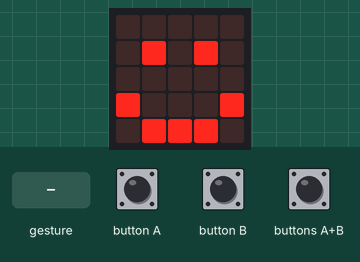
The program below on a simulated BBC micro:bit (MakeCode). Shown: the board's 5×5 LED display. The inputs (shaded band) are chosen by the test bench. A tilt is held for 1.5 s and a shake lasts 1 s, then the board lies face up again.

Above: at 1.8 s.
1.9 s: gesture 'shake'
At 2.5 s:
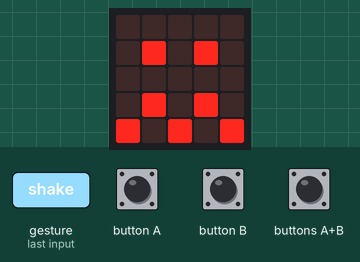
At 3.1 s:
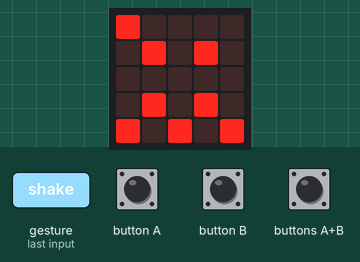
Timing chart, 0 to 4.9 s (numbered marks = the images above; inputs shaded):
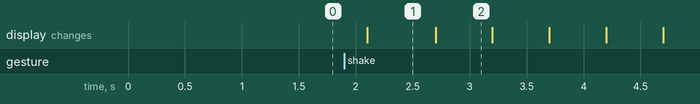

The program:

main.ts
```typescript
input.onButtonPressed(Button.AB, function () {

})
input.onGesture(Gesture.Shake, function () {
    basic.showIcon(IconNames.Confused)
    etoile = 1
})
let etoile_move = 0
let etoile = 0
basic.showIcon(IconNames.Happy)
let fain = 0
loops.everyInterval(1000, function () {
    fain += 1
})
basic.forever(function () {
    if (etoile == 1) {
        while (true) {
            led.plot(etoile_move, 0)
            basic.pause(500)
            led.unplot(etoile_move, 0)
            etoile_move += 1
            if (etoile_move == 5) {
                etoile_move = 0
            }
        }
    }
})
```

test.ts
```typescript
// les tests vont ici ; cela ne sera pas compilé si ce paquet est utilisé en tant qu'extension.
```

Measured:
- after the input at 1.9 s, the display: changes after 0.20 s (image 1)
- what the display in image 1 shows lasts 0.6 s, from 2.1 s to 2.7 s
- what the display in image 2 shows lasts 0.5 s, from 2.7 s to 3.2 s
